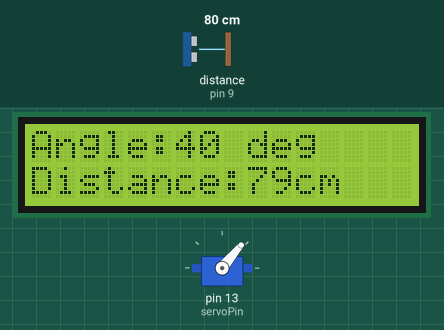
Simulated run of this sketch. Board: Arduino Uno, built with avr-gcc and run on an emulated ATmega328P. On the bench: 16×2 character LCD, servo. Wiring (inferred from the names in the program): ultrasonic range finder: trigger pin 10; echo pin 9. The inputs (shaded band) are chosen by the test bench; at power-on: distance to the obstacle (sensor on pin 9) 80 cm. The echo pulse lasts 58.3 µs per cm; what the sketch prints to the serial monitor is not drawn.

Above: at 1.2 s.
1.3 s: distance to the obstacle (sensor on pin 9) set to 173 cm
At 1.5 s:
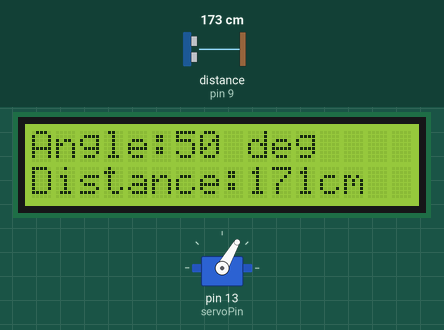
3.6 s: distance to the obstacle (sensor on pin 9) set to 2 cm
At 3.88 s:
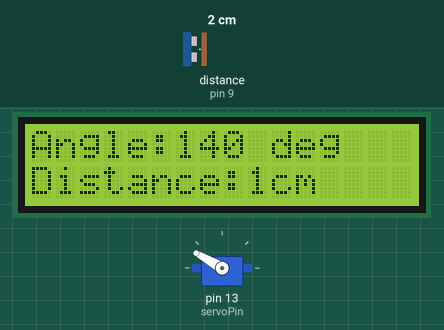
6.2 s: distance to the obstacle (sensor on pin 9) set to 4 cm
At 6.45 s:
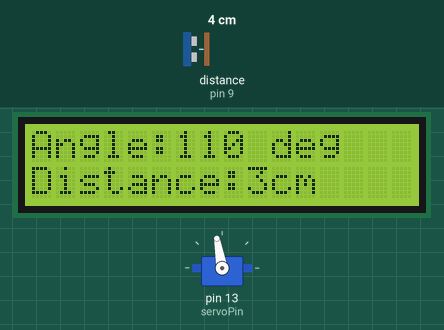
Timing chart, 0 to 15.2 s (numbered marks = the images above; inputs shaded):
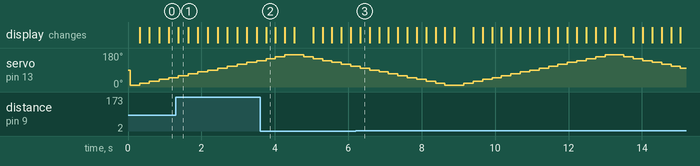

The sketch:

sketch_ultrasonic_radar_27_07_26.ino
```cpp
#include <Servo.h> // including libraries for Servo and LCD
#include <LiquidCrystal.h>

LiquidCrystal lcd(2, 3, 4, 5, 6, 7); // RS, E, D4, D5, D6, D7 - RW is tied directly to GND on the breadboard, not driven by code
const int servoPin = 13; // defining variables
const int echoPin = 9;
const int trigPin = 10;
Servo myServo;

int angle = 0; // current sweep angle
int distance;

String print_angle("Angle:"); // creating strings to concatenate for later
String print_distance("Distance:");
String print_cm("cm");
String print_deg(" deg");
String print_error("INVALID"); // shown on LCD when reading is outside of reliable range
String comma(","); // field separator for Serial values to be used in Processing

void setup() {
  Serial.begin(9600); // initiate Serial Monitor, LCD and Servo
  lcd.begin(16, 2);
  myServo.attach(servoPin);
  pinMode(trigPin, OUTPUT);
  pinMode(echoPin, INPUT);

}

// Prints "Angle:<value> deg" on row 0, starting at colnumbers, then pads with
// spaces out to a fixed 14-character width. The LCD never clears old characters
// on its own, so without this padding a shorter new value (e.g. "90") would leave
// a stray trailing digit behind from a longer previous value (e.g. "100").
void printpaddedangle(int angle, int colnumbers) {
  String lcdprint_angle(print_angle + angle + print_deg);
  lcdprint_angle.length();
  int calc_gap; // the number of blank characters needed to reach fixed width
  int loop_iteration = 0; // counter for padding loop

  lcd.setCursor(colnumbers, 0);
  lcd.print(lcdprint_angle);
  for (calc_gap = 14 - lcdprint_angle.length(); loop_iteration < calc_gap; loop_iteration += 1) {
    lcd.print(" ");
  }
}

// Prints either "Distance:<value>cm" or "Distance:INVALID" on row 1, then pads
// to a fixed 16-character width. Both the numeric and error cases are decided
// here and share one print+pad sequence afterward, so the padding logic only
// has to be correct in one place rather than duplicated per branch.
void printpaddeddistance(int distance, int colnumbers) {
  String distanceoutput;

  int calc_gap;
  int loop_iteration = 0;

  if (distance < 750) { // HC-SR04 reliable range based on own testing
    distanceoutput = (print_distance + distance + print_cm);
  } else {  // no object in range
    distanceoutput = (print_distance + print_error);
  }

  lcd.setCursor(colnumbers, 1);
  lcd.print(distanceoutput);
  for (calc_gap = 16 - distanceoutput.length(); loop_iteration < calc_gap; loop_iteration += 1) {
    lcd.print(" ");
  }
}

// Moves the servo to the current global angle, waits for it to settle, then
// triggers the ultrasonic sensor and calculates distance.
// Order matters here: write -> delay -> measure, in that order, guarantees the
// servo has actually arrived and stopped moving before the reading is taken.
// Measuring first (an earlier version of this project) paired each reading
// with the angle the servo was leaving, not the one it was heading to.
void sweepStep() {
  long duration;

  myServo.write(angle);
  delay(250); // servo settle time

  digitalWrite(trigPin, LOW);
  delayMicroseconds(500);
  digitalWrite(trigPin, HIGH);
  delayMicroseconds(500);
  digitalWrite(trigPin, LOW);

  duration = pulseIn(echoPin, HIGH);
  distance = duration * 0.034 / 2; //speed of sound (cm/microsecond) x roundtrip time / 2

  // Comma-separated, one line per reading - simple for Processing to split()
  // on, unlike the human-readable "Angle: X Distance: Y cm" format used for
  // the LCD, which isn't a good fit for another program to parse.
  Serial.println(angle + comma + distance);
}

void loop() {
  // Sweep angle stays within 10-170 deg rather than the servo's full 0-180
  // range. Testing showed no difference in behaviour at the two boundaries
  // regardless of which numbers were used for the range, and separately
  // confirmed (by counting ticks by hand) that "one fewer visible movement
  // than the number of angle values" is expected behaviour for any sweep of
  // N positions, not a bug. 10-170 is kept simply to give the mount a small
  // safety margin at the extremes.
  for (angle = 10; angle <= 170; angle += 10) {
    sweepStep();
    printpaddedangle(angle, 0);
    printpaddeddistance(distance, 0);
  }

  for (angle = 170; angle >= 10; angle -= 10) {
    sweepStep();
    printpaddedangle(angle, 0);
    printpaddeddistance(distance, 0);
  }
}
```
